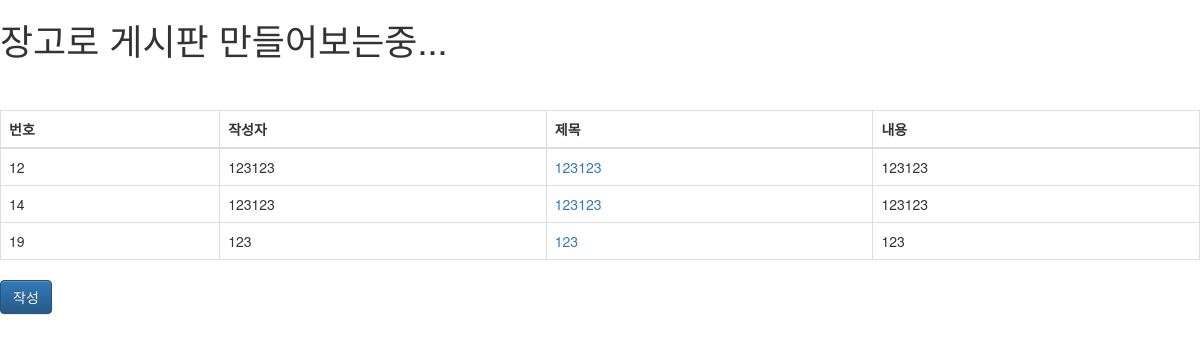
The page /blog/ on the database as committed earlier.
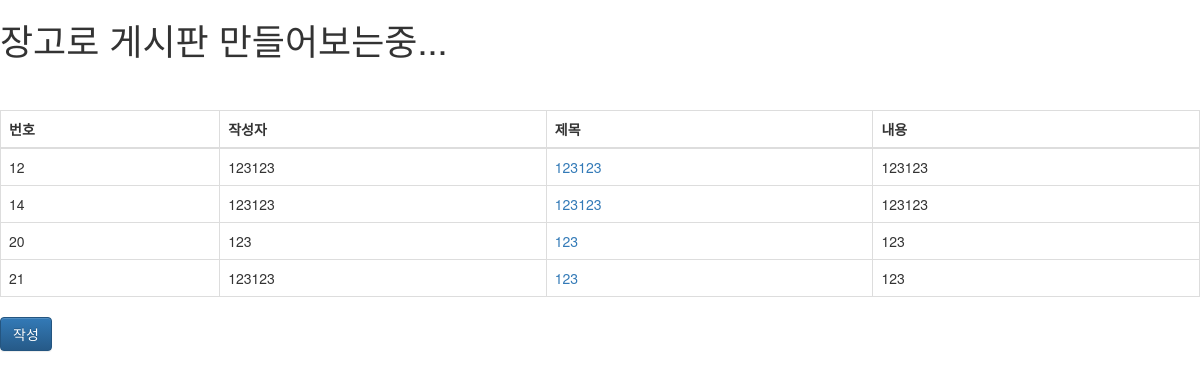
The same page on the database as committed later.
### main/models.py (models this page shows, shortened)
class Post(models.Model):
    writer = models.CharField(max_length=50)
    title = models.CharField(max_length=50)
    contents = models.TextField()
    mainphoto = models.ImageField(blank=True, null=True)

### main/views.py (the view)
# urls.py: path('blog/', blog),
def blog(request):
    postlist = Post.objects.filter(writer__startswith="123")
    return render(request, 'main/blog.html', {'postlist': postlist})

### main/templates/main/blog.html (shortened to what this page needs)
<!DOCTYPE html>
<html lang="en">
<head>
    <link rel="stylesheet" href="https://maxcdn.bootstrapcdn.com/bootstrap/3.3.7/css/bootstrap.min.css">
    <link rel="stylesheet" href="https://maxcdn.bootstrapcdn.com/bootstrap/3.3.7/css/bootstrap-theme.min.css">
</head>
<body>
<h1>장고로 게시판 만들어보는중...</h1><br><br>
<table class="table table-horizontal table-bordered">
    <thead class="thead-strong">
    <tr>
        <th>번호</th>
        <th>작성자</th>
        <th>제목</th>
        <th>내용</th>
    </tr>
    </thead>
    <tbody id="tbody">
    {% for list in postlist %}
        <tr>
            <td>{{list.pk}}</td>
            <td>{{list.writer}}</td>
            <td><a href = "{{list.pk}}">{{list.title}}</a></td>
            <td>{{list.contents}}</td>
        </tr>
    {% endfor %}
    </tbody>
</table>
<a href="new_post/" class = "btn btn-primary">작성</a>
</body>
</html>

Rows that differ between the two databases and show on the page:
removed Post: pk "19", writer "123", title "123", contents "123"
added Post: pk "20", writer "123", title "123", contents "123"
added Post: pk "21", writer "123123", title "123", contents "123"
